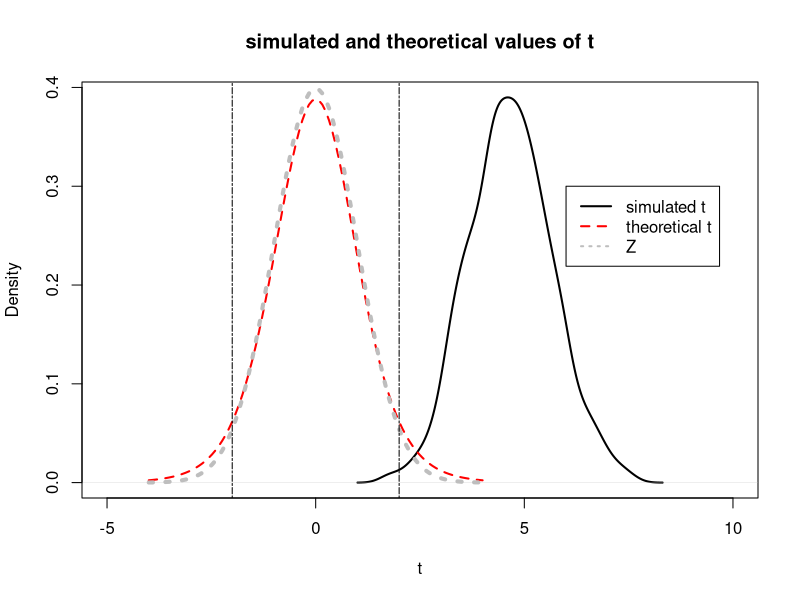

This figure's R source:


# Tutorial to introduce some of the concepts for the t distribution...
# Ian Dworkin, last updated February 6th 2012

# Let's start with sampling observations from a distribution under the null hypothesis of no difference.

# That is, the true population mean is no different than mu.

# This tutorial is designed to explain what the t distribution is about, and how it works.

StandardError <- function(x) {sd(x)/sqrt(length(x))} # Just computing the standard error


# In this function we are going to generate a sample from a normal distribution with known mean and sd. We will then compare it to our "hypothesis" value

# Our default values is that there is no difference between observed and expected means.
SamplingFunction_t <- function(n=100, mean=172, sd=5, hypothesis=169.7) {
 	one.sample.from.population <- rnorm(n,mean=mean, sd=sd)
 	diff <- mean(one.sample.from.population) - hypothesis
 	t    <- diff/StandardError(one.sample.from.population)
 	return(c(mean=mean(one.sample.from.population), SE = StandardError(one.sample.from.population),diff=diff, t=t))
 }


# let's use a simulation to examine this
# Replicating the sampler for t, I have transposed the output, and turned the matrix into a data frame (for ease of plotting)

samples_for_t <- data.frame(t(replicate(1000,expr=SamplingFunction_t())))  # Replicating the sampler for t 


plot(density(samples_for_t$t), lwd=2, xlab="t",xlim=c(-5,10), main="simulated and theoretical values of t") # The distribution of t-values from repeated sampling

# Let's compare this to our theoretical expectation of the t-distribution
curve(dt(x, df= 9),-4,4, add=T, col="red", lwd=2, lty=2) # Note the degrees of freedom (df)!!!!!

# It is important to note this is not quite a standard normal (Z) distribution.
curve(dnorm(x),-4,4, add=T, col="grey", lwd=4, lty=3)

legend(x=6,y=0.3, legend=c("simulated t", "theoretical t", "Z"), col=c("black","red","grey"),lwd=2, lty=c(1,2,3))
abline(v=-2, lty=6) # line at -2 "standard deviations"
abline(v=2, lty=6)

#However as the df increases this will get closer (asymptotically approach) a standard normal distribution.

# Individually or in groups I want you to play with
# A) Sample size and examine the effects of the simulated vs theoretical t values
# B) Change what happens when your observations do not come from the same "distribution" as your "hypothesis".